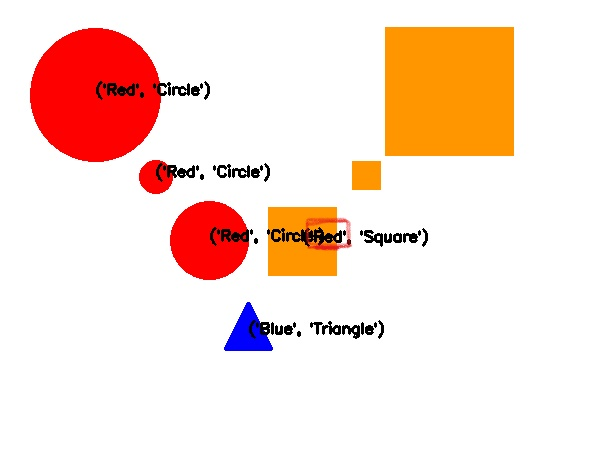
#> input picture issue1.jpg, 607 x 450 px; its folder holds only this picture in this run
$ python -i task_2a.py   (imports and definitions only)
#> lines starting #> are read from the running program, lines starting #| are printed output that depends on the picture; after the words box and inside, x2 and y2 are one past the last pixel; in counts of white or black regions, pixels touching at a corner belong together
#> further down, picture is the input picture: shape (450, 607, 3); mean B, G, R 213.6, 224.3, 249.8
'''
*****************************************************************************************
*
*        		===============================================
*           		Berryminator (BM) Theme (eYRC 2021-22)
*        		===============================================
*
*  This script is to implement Task 2A of Berryminator(BM) Theme (eYRC 2021-22).
*
*  This software is made available on an "AS IS WHERE IS BASIS".
*  Licensee/end user indemnifies and will keep e-Yantra indemnified from
*  any and all claim(s) that emanate from the use of the Software or
*  breach of the terms of this agreement.
*
*
*****************************************************************************************
'''

# Team ID:			BM_1424
# Author List:      Uzma Khan, Shairin Meraj, Abbas Haider, Faizan Choudhary
# Filename:			task_2a.py
# Functions:
# Global variables:
# 					[ List of global variables defined in this file ]

####################### IMPORT MODULES #######################
## You are not allowed to make any changes in this section. ##
## You have to implement this task with the three available ##
## modules for this task (numpy, opencv, os)                ##
##############################################################
import cv2
import numpy as np
import os, sys
import traceback
##############################################################

try:
	import sim

except Exception:
	print('\n[ERROR] It seems the sim.py OR simConst.py files are not found!')
	print('\n[WARNING] Make sure to have following files in the directory:')
	print('sim.py, simConst.py and appropriate library - remoteApi.dll (if on Windows), remoteApi.so (if on Linux) or remoteApi.dylib (if on Mac).\n')
	sys.exit()

try:
	import task_1b

except ImportError:
	print('\n[ERROR] task_1b.py file is not present in the current directory.')
	print('Your current directory is: ', os.getcwd())
	print('Make sure task_1b.py is present in this current directory.\n')
	sys.exit()


################# ADD UTILITY FUNCTIONS HERE #################
## You can define any utility functions for your code.      ##
## Please add proper comments to ensure that your code is   ##
## readable and easy to understand.                         ##
##############################################################

def centroid(contour):
	"""
	Purpose:
	---
	This function takes contour as an argument and returns a list containing
	the x and y values of the centroid

	Input Arguments:
	---
	`contour` : [ numpy array ]
			numpy array of (x, y) coordinates of boundary points of the object.

	Returns:
	---
	`centroid` : [ list ]
			list of (x,y) coordinates of the centroid of the contours
	"""

	centroid = []

	M = cv2.moments(contour)
	if M['m00'] != 0.0:
		cx = int(M['m10']/M['m00'])
		cy = int(M['m01']/M['m00'])

		centroid.append((cx,cy))

	return centroid

def shapes (img):

	shapes = []
	image = cv2.cvtColor(img, cv2.COLOR_BGR2GRAY)

    # Thresholding
	_, threshold = cv2.threshold(image, 200, 255, cv2.THRESH_BINARY)

    # Contouring
	contours,_ = cv2.findContours(threshold, cv2.RETR_TREE, cv2.CHAIN_APPROX_SIMPLE)

    #to loop over the contours
	i=0
	for cnt in contours:

        # ignoring first counter because
        # findcontour function detects whole image as one shape
		if i==0:
			i=1
			continue

        # approximating
		approx = cv2.approxPolyDP(cnt, 0.025*cv2.arcLength(cnt, True), True)

		centroids = centroid(cnt)

		# centroid
		cx = centroids[0][0]
		cy = centroids[0][1]

		coord = (cx,cy)
		shapes.append(coord)

	return shapes

def colors_detected(img):
	"""
	Purpose:
	---
	This function takes the image as argument and returns a dictionary
	denoting the color of the shapes in the image.

	Input Arguments:
	---
	`img` : [ numpy array ]
			numpy array of image returned by cv2 library

	Returns:
	---
	`detected_colors` : {dictionary}
			dictionary containing details of colors present in image
	"""
	detected_colors = {}

	# image = cv2.imread(img)
	# Convert BGR to HSV
	hsv_frame = cv2.cvtColor(img, cv2.COLOR_BGR2HSV)
#> hsv_frame: shape (450, 607, 3); mean H, S, V 7.2, 40.5, 250.9

	# defining color ranges

	# pink color range
	low_pink = np.array([130, 0, 220], np.uint8)
	high_pink = np.array([170, 255, 255], np.uint8)
	pink_mask = cv2.inRange(hsv_frame, low_pink, high_pink)
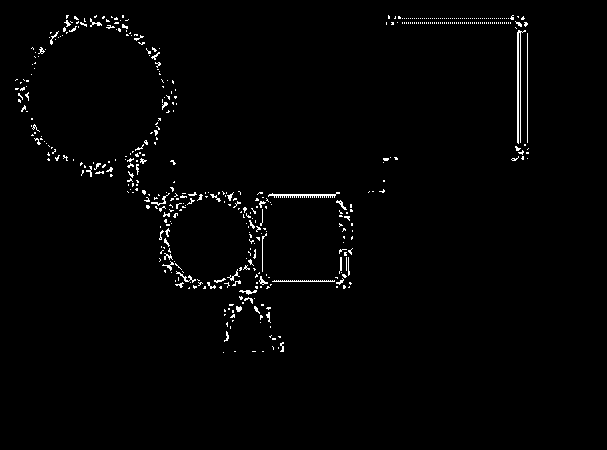
#> pink_mask: shape (450, 607); 1.5% white in thin lines or dots, all inside (x1, y1, x2, y2) = (15, 15, 529, 353)

	# blue color range
	low_blue = np.array([94, 80, 2], np.uint8)
	high_blue = np.array([126, 255, 255], np.uint8)
	blue_mask = cv2.inRange(hsv_frame, low_blue, high_blue)
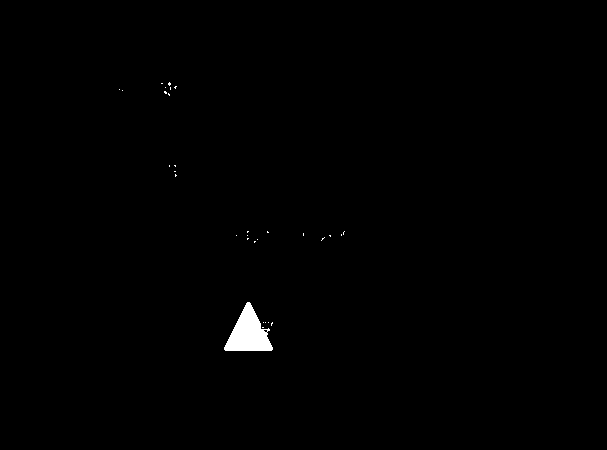
#> blue_mask: shape (450, 607); 0.53% white; 31 white regions (30 under 20 px), largest, box (x1, y1, x2, y2) and area: (224, 302, 273, 351) 1352

	# yellow color range
	low_yellow = np.array([22, 93, 0], np.uint8)
	high_yellow = np.array([45, 255, 255], np.uint8)
	yellow_mask = cv2.inRange(hsv_frame, low_yellow, high_yellow)
#> yellow_mask: shape (450, 607); 0.01% white in thin lines or dots, all inside (x1, y1, x2, y2) = (163, 84, 342, 333)

	#Morphological Transform: Dilation, to remove noises from the images and performing bitwise_and function to specifically detect a particular color.

	kernal = np.ones((6, 6), "uint8")

	# For pink color
	pink_mask = cv2.dilate(pink_mask, kernal)
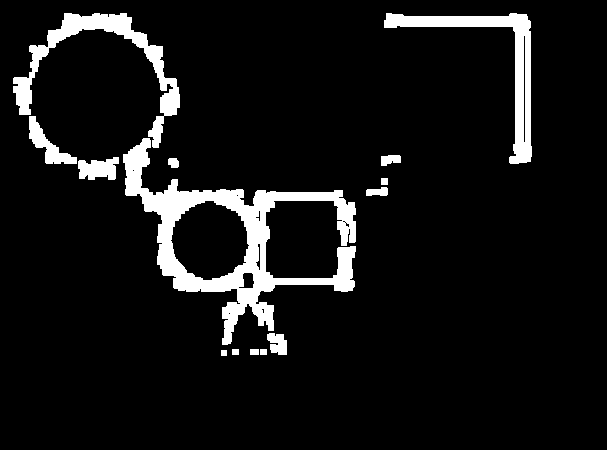
#> pink_mask: shape (450, 607); 7.9% white; 14 white regions, largest, box (x1, y1, x2, y2) and area: (123, 138, 356, 345) 11297, (13, 13, 180, 148) 4053, (384, 13, 532, 164) 3836

	# For blue color
	blue_mask = cv2.dilate(blue_mask, kernal)
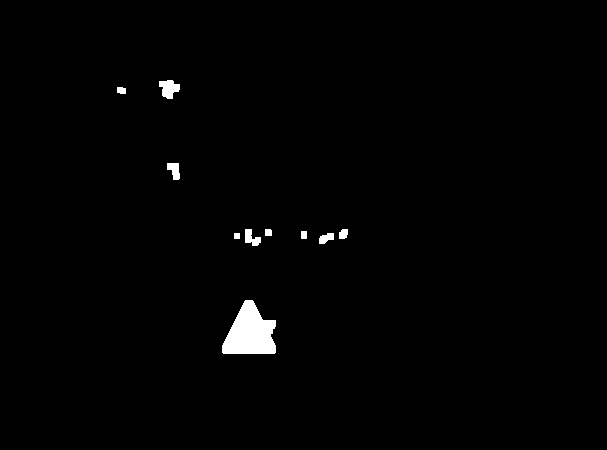
#> blue_mask: shape (450, 607); 1.1% white; 10 white regions, largest, box (x1, y1, x2, y2) and area: (222, 300, 276, 354) 1973, (159, 80, 180, 99) 268, (245, 229, 261, 246) 164

	# For yellow color
	yellow_mask = cv2.dilate(yellow_mask, kernal)
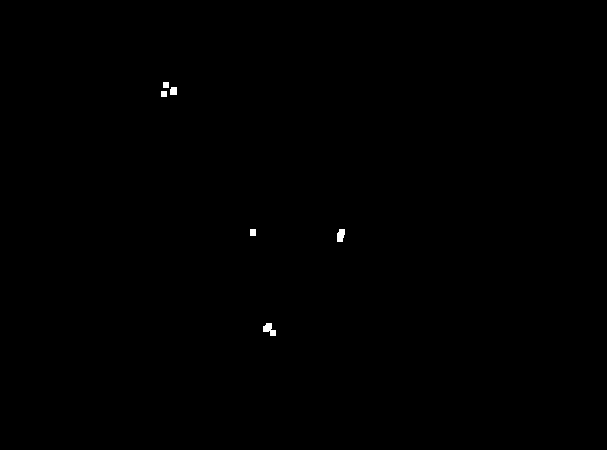
#> yellow_mask: shape (450, 607); 0.13% white; 6 white regions

	# Contours for color detection

	# Creating contour to track pink color
	pink_contours, _ = cv2.findContours(pink_mask, cv2.RETR_TREE, cv2.CHAIN_APPROX_SIMPLE)
#> pink_contours = 26 contours, 7 with area under 20; largest, box (x1, y1, x2, y2) and area: (123, 138, 356, 345) 15331, (170, 200, 250, 281) 4672, (13, 13, 180, 148) 3658, (384, 13, 532, 164) 3642, (29, 116, 77, 164) 726

	# Creating contour to track blue color
	blue_contours, _ = cv2.findContours(blue_mask, cv2.RETR_TREE, cv2.CHAIN_APPROX_SIMPLE)
#> blue_contours = 10 contours; largest, box (x1, y1, x2, y2) and area: (222, 300, 276, 354) 1883, (159, 80, 180, 99) 234, (245, 229, 261, 246) 132, (167, 163, 180, 180) 128, (319, 233, 334, 244) 92

	# Creating contour to track yellow color
	yellow_contours, _ = cv2.findContours(yellow_mask, cv2.RETR_TREE, cv2.CHAIN_APPROX_SIMPLE)
#> yellow_contours = 6 contours; box (x1, y1, x2, y2) and area: (263, 323, 276, 336) 79, (337, 229, 345, 242) 68, (170, 87, 177, 95) 40, (250, 229, 256, 236) 30, (161, 91, 167, 97) 25, (163, 82, 169, 88) 25

	pink = ()
	blue = ()
	yellow = ()

	pink_centroids = []
	blue_centroids = []
	yellow_centroids = []
	cent = []

	cent = shapes(img)
#> in shapes, `image = cv2.cvtColor(img, cv2.COLOR_BGR2GRAY)`:
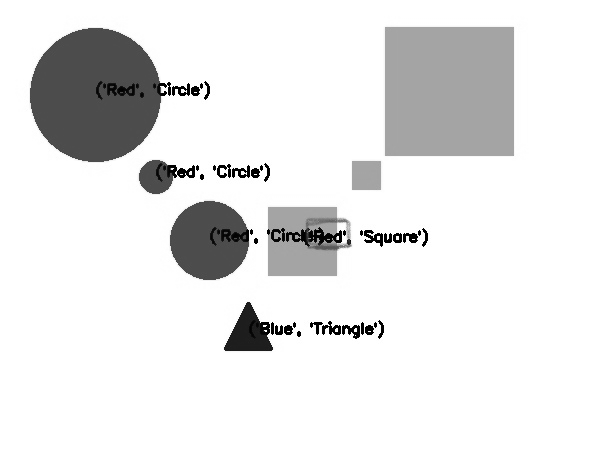
#> image: shape (450, 607); min 0, max 255, mean 230.7
#> in shapes, `_, threshold = cv2.threshold(image, 200, 255, cv2.THRESH_BINARY)`:
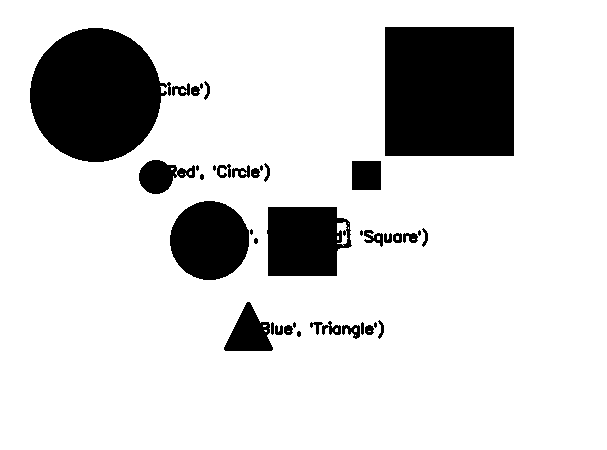
#> threshold: shape (450, 607); 83.3% white; 40 black regions (9 under 20 px)
#> in shapes, `contours,_ = cv2.findContours(threshold, cv2.RETR_TREE, cv2.CHAIN_APPR..`: contours = 66 contours, 20 with area under 20; largest, box (x1, y1, x2, y2) and area: (0, 0, 607, 450) 272094, (384, 26, 515, 157) 16898, (29, 27, 168, 163) 14004, (266, 206, 353, 277) 5303, (169, 200, 250, 281) 4997
#> the loop in shapes, `for cnt in contours:` made 4 passes
#> after the loop in shapes, `for cnt in contours:`: i = 1; shapes = [(298, 333), (368, 329)]
	print(cent)

	# PINK
	for contour in pink_contours:
		area = cv2.contourArea(contour)
		if(area > 300):
			# centroids = centroid(contour)

		# centroid
			cx = cent[0][0]
			cy = cent[0][1]
			pink = (cx,cy)
			pink_centroids.append(pink)
			if (len(cent)>0):
				print (cent)
				cent.pop(0)

	#BLUE
	for contour in blue_contours:
		area = cv2.contourArea(contour)
		if(area > 300):
			# centroids = centroid(contour)

		# centroid
			cx = cent[0][0]
			cy = cent[0][1]
			blue = (cx,cy)
			blue_centroids.append(blue)
			if (len(cent)>0):
				print (cent)
				cent.pop(0)

	#YELLOW
	for contour in yellow_contours:
		area = cv2.contourArea(contour)
		if(area > 300):
			# centroids = centroid(contour)

		# centroid
			cx = cent[0][0]
			cy = cent[0][1]
			yellow = (cx,cy)
			yellow_centroids.append(yellow)
			if (len(cent)>0):
				print (cent)
				cent.pop(0)


	detected_colors['Pink'] = pink_centroids
	detected_colors['Blue'] = blue_centroids
	detected_colors['Yellow'] = yellow_centroids

	return detected_colors


##############################################################

# [385 lines left out: functions get_vision_sensor_image, get_vision_sensor_depth_image, transform_vision_sensor_depth_image, detect_berries, detect_berry_positions, get_labeled_image, not called in this run]


# [157 lines not run here, left out]

>>> import cv2
>>> picture = cv2.imread('../issue1.jpg')
#> (the run stopped early here; a loop or call above may not have finished)

$ run again, on issue2.jpg
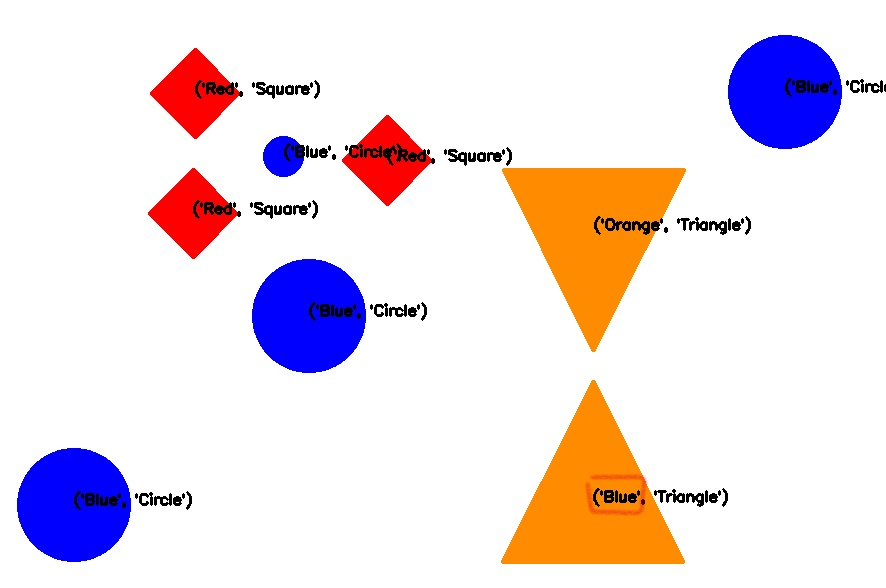
#> input picture issue2.jpg, 886 x 588 px
#> picture is the input picture: shape (588, 886, 3); mean B, G, R 228.8, 223.2, 236.2
#> hsv_frame: shape (588, 886, 3); mean H, S, V 13.2, 39, 250.9
#> in colors_detected, `pink_mask = cv2.inRange(hsv_frame, low_pink, high_pink)`:
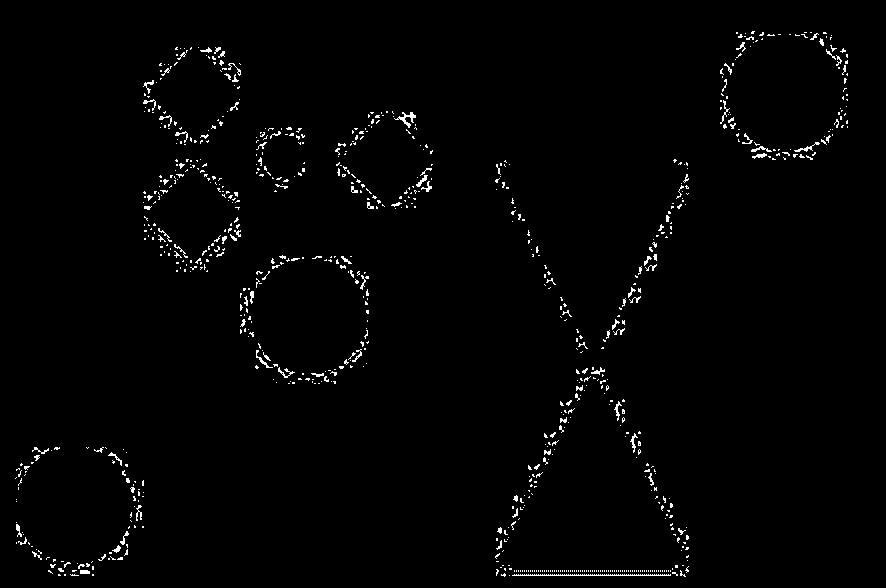
#> pink_mask: shape (588, 886); 1.5% white in thin lines or dots, all inside (x1, y1, x2, y2) = (15, 31, 848, 577)
#> pink_contours = 65 contours, 36 with area under 20; largest, box (x1, y1, x2, y2) and area: (493, 365, 692, 580) 6788, (718, 29, 851, 163) 4804, (14, 445, 147, 579) 3316, (599, 157, 692, 352) 2591, (142, 214, 244, 275) 2440
#> blue_contours = 17 contours; largest, box (x1, y1, x2, y2) and area: (15, 446, 148, 565) 11338, (726, 33, 851, 152) 11238, (250, 257, 369, 376) 11192, (261, 134, 307, 180) 1680, (631, 220, 669, 236) 234
#> yellow_contours = 16 contours; largest, box (x1, y1, x2, y2) and area: (658, 494, 672, 505) 92, (133, 492, 143, 502) 60, (664, 226, 671, 234) 41, (228, 203, 235, 210) 35, (603, 492, 609, 499) 30
#> in shapes, `_, threshold = cv2.threshold(image, 200, 255, cv2.THRESH_BINARY)`:
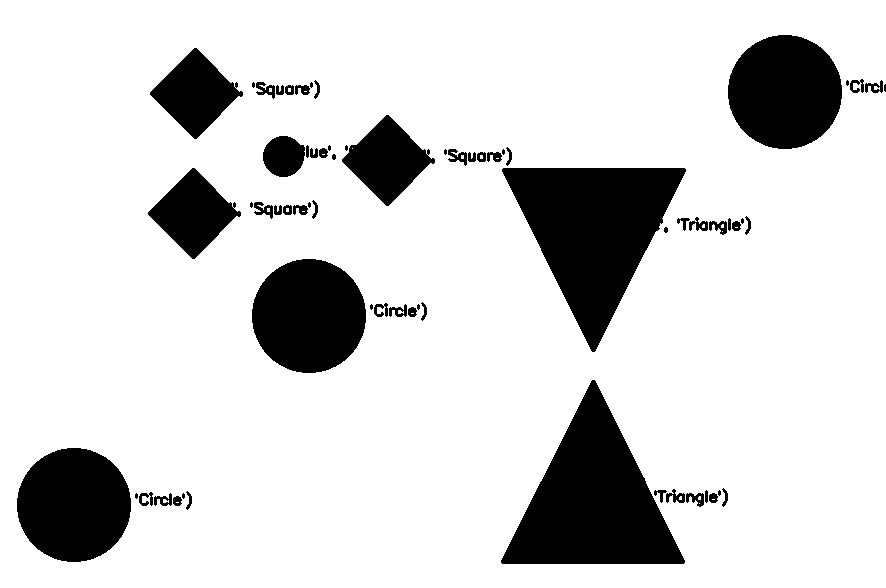
#> threshold: shape (588, 886); 83.9% white; 67 black regions (16 under 20 px)
#> contours = 97 contours, 24 with area under 20; largest, box (x1, y1, x2, y2) and area: (0, 0, 886, 588) 519481, (501, 167, 687, 353) 17771, (500, 379, 686, 565) 17750, (16, 447, 132, 563) 10359, (251, 258, 367, 374) 10359
#> the loop in shapes, `for cnt in contours:` made 3 passes
#> after the loop in shapes, `for cnt in contours:`: i = 1; shapes = [(176, 500)]

$ run again, on issue.png
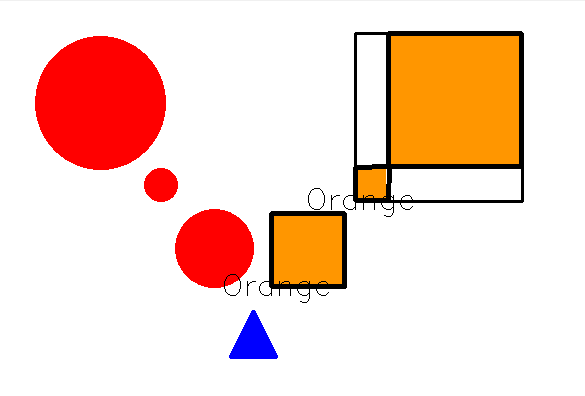
#> input picture issue.png, 585 x 396 px
#> picture is the input picture: shape (396, 585, 3); mean B, G, R 202.8, 215.4, 246.7
#> hsv_frame: shape (396, 585, 3); mean H, S, V 2.4, 46.9, 248.2
#> pink_mask: shape (396, 585); every value is 0
#> in colors_detected, `blue_mask = cv2.dilate(blue_mask, kernal)`:
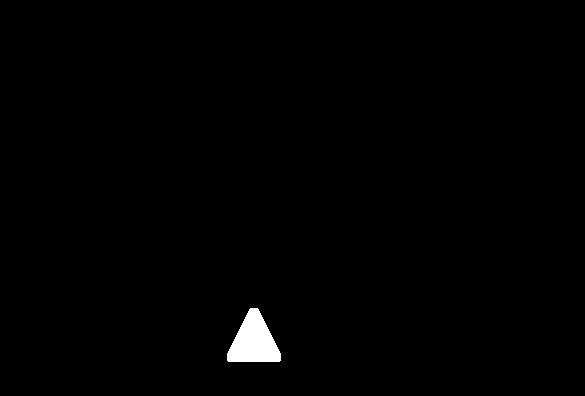
#> blue_mask: shape (396, 585); 0.8% white; 1 white region
#> pink_contours = []
#> blue_contours = 1 contour; box (x1, y1, x2, y2) and area: (227, 308, 281, 362) 1773
#> yellow_contours = []
#> in shapes, `_, threshold = cv2.threshold(image, 200, 255, cv2.THRESH_BINARY)`:
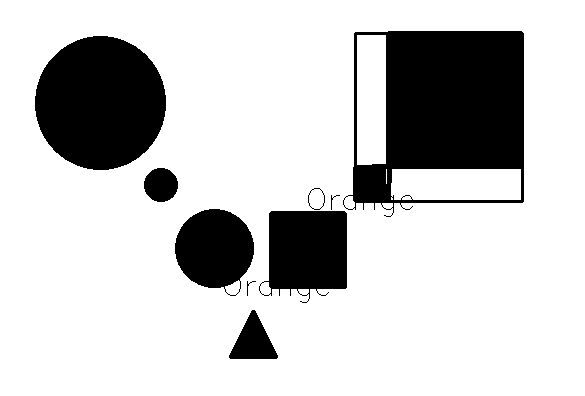
#> threshold: shape (396, 585); 79% white; 9 black regions
#> contours = 103 contours, 92 with area under 20; largest, box (x1, y1, x2, y2) and area: (0, 0, 585, 396) 230680, (347, 30, 525, 214) 29648, (34, 35, 167, 171) 13952, (263, 210, 348, 300) 6301, (174, 208, 255, 290) 4998
#> the loop in shapes, `for cnt in contours:` made 102 passes
#> after the loop in shapes, `for cnt in contours:`: i = 1; shapes = 100 pairs, first value 100 to 455, second value 102 to 341
